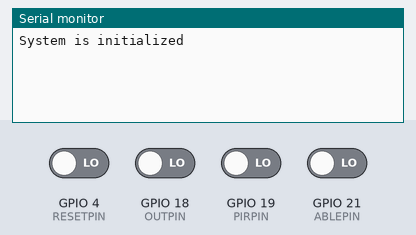
A sketch run on a simulated ESP32. Parts: the last lines printed to the serial monitor. The test bench sets the inputs (shaded band); at power-on: GPIO 4 (RESETPIN), GPIO 18 (OUTPIN), GPIO 19 (PIRPIN), GPIO 21 (ABLEPIN) LOW.

Above: at 1.2 s.
1.3 s: GPIO 21 (ABLEPIN) driven HIGH
At 1.41 s:
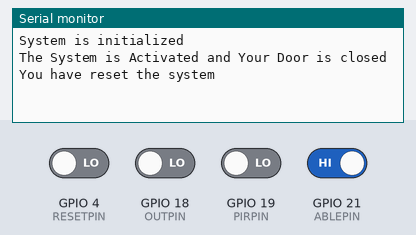
2.9 s: GPIO 18 (OUTPIN) driven HIGH
At 2.91 s:
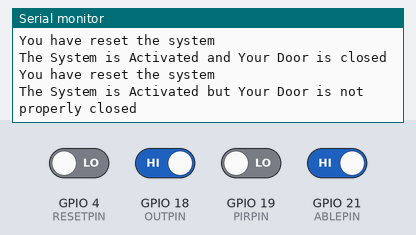
4.6 s: GPIO 21 (ABLEPIN) driven LOW
At 5.1 s:
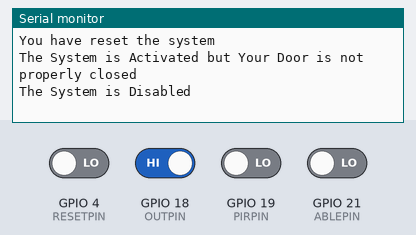

The sketch:

SMARTHOMEGUARD.ino
```cpp
// Arduino sketch file for MPR project
// SMART HOME GUARD: Home Security System with Bluetooth and App
#define ABLEPIN   21
#define OUTPIN    18
#define PIRPIN    19
#define RESETPIN  4
#define ALARMPIN  16
#define DHTPIN    17
#define DHTTYPE   DHT22

unsigned long int pasttime = millis();

// ----- Door States -----
typedef enum {
  STATE_DISABLED = 0,
  STATE_DOOR_OPEN = 1,
  STATE_DOOR_CLOSED = 2,
  STATE_INTRUDER = 3
} DoorState;

// ----- Transition Types -----
typedef enum {
  TRANS_OPENED = 0,
  TRANS_CLOSED = 1,
  TRANS_OPEN_TO_CLOSE = 2,
  TRANS_CLOSE_TO_OPEN = 3,
  TRANS_OPEN_TO_INTRUDER = 4,
  TRANS_DISABLED = 5
} DoorTransitions;

class DoorManagement {
  public:
    DoorManagement(int Doorenable, int Latchenable, int PIRpin, int RESETpin) {
      this->Doorenable = Doorenable;
      this->Latchenable = Latchenable;
      this->PIRpin = PIRpin;
      this->RESETpin = RESETpin;

      pinMode(this->Doorenable, INPUT);
      pinMode(this->Latchenable, INPUT);
      pinMode(this->PIRpin, INPUT);
      pinMode(this->RESETpin, INPUT);

      MyDoorState = STATE_DISABLED;
      doorPinState = latchPinState = pirPinState = resetPinState = 0;
    }

    // ---- State Machine ----
    void checkdoorstatus() {
      switch (MyDoorState) {
        case STATE_DISABLED:
          if (doorPinState == 0) {
            MyDoorState = STATE_DISABLED;
            //Serial.println("The System is Disabled");
          } else {
            if (latchPinState == 0) {
              MyDoorState = STATE_DOOR_CLOSED;
              Serial.println("The System is Activated and Your Door is closed");
            } else {
              MyDoorState = STATE_DOOR_OPEN;
              Serial.println("The System is Activated but Your Door is not properly closed");
            }
          }
          break;

        case STATE_DOOR_OPEN:
          if (doorPinState == 0) {
            MyDoorState = STATE_DISABLED;
            Serial.println("The System is Disabled");
          } else if(resetPinState == 0){
            MyDoorState = STATE_DISABLED;
            Serial.println("You have reset the system");
          }
          else {
            if (latchPinState == 0) {
              MyDoorState = STATE_DOOR_CLOSED;
              Serial.println("The Door is closed");
            } else {
              if (pirPinState == 0) {
                MyDoorState = STATE_DOOR_OPEN;
                //Serial.println("Your Door is still open");
              } else {
                MyDoorState = STATE_INTRUDER;
                Serial.println("There is an Intruder!!! Intruder Detected.....");
              }
            }
          }
          break;

        case STATE_DOOR_CLOSED:
          if (doorPinState == 0) {
            MyDoorState = STATE_DISABLED;
            Serial.println("The System is Disabled");
          } else if(resetPinState == 0){
            MyDoorState = STATE_DISABLED;
            Serial.println("You have reset the system");
          }
          else {
            if (latchPinState == 0) {
              MyDoorState = STATE_DOOR_CLOSED;
              //Serial.println("The Door is still closed");
            } else {
              if (pirPinState == 0) {
                MyDoorState = STATE_DOOR_OPEN;
                Serial.println("Your Door is opened");
              } else {
                MyDoorState = STATE_INTRUDER;
                Serial.println("There is an Intruder!!! Intruder Detected.....");
              }
            }
          }
          break;

        case STATE_INTRUDER:
          if(doorPinState == 0){
            MyDoorState = STATE_DISABLED;
          } else if(resetPinState == 0){
            MyDoorState = STATE_DISABLED;
            Serial.println("You have reset the system");
          } else {
            MyDoorState = STATE_INTRUDER;
            Serial.println("There is an INTRUDER. Check the house immediately.....");
          }
          break;
      }
    }

    // ---- ISR Helper Functions ----
    void Doorenableread() {
      doorPinState = digitalRead(Doorenable);
    }

    void Latchenableread() {
      latchPinState = digitalRead(Latchenable);
    }

    void PIRread() {
      pirPinState = digitalRead(PIRpin);
    }

    void RESETread(){
      resetPinState = digitalRead(RESETpin);
    }

    void updateprevstate(){
      PrevDoorState = MyDoorState;
    }

  private:
    DoorState MyDoorState;
    DoorState PrevDoorState;
    int Doorenable;
    int Latchenable;
    int PIRpin;
    int RESETpin;
    volatile bool doorPinState;
    volatile bool latchPinState;
    volatile bool pirPinState;
    volatile bool resetPinState;
};

// ----------------
// Global instance
DoorManagement MyDoorManagement(ABLEPIN, OUTPIN, PIRPIN, RESETPIN);

// ---- Global ISR functions ----
void IRAM_ATTR isrDoor() {
  MyDoorManagement.Doorenableread();
}

void IRAM_ATTR isrLatch() {
  MyDoorManagement.Latchenableread();
}

void IRAM_ATTR isrPIR() {
  MyDoorManagement.PIRread();
}

void IRAM_ATTR isrReset() {
  MyDoorManagement.RESETread();
}

// ----------------
void setup() {
  Serial.begin(115200);
  Serial.println("System is initialized");
  MyDoorManagement.Doorenableread();
  MyDoorManagement.PIRread();
  MyDoorManagement.RESETread();
  MyDoorManagement.Latchenableread();
  MyDoorManagement.updateprevstate();
  MyDoorManagement.checkdoorstatus();
  // Attach interrupts (both edges)
  attachInterrupt(digitalPinToInterrupt(ABLEPIN), isrDoor, CHANGE);
  attachInterrupt(digitalPinToInterrupt(OUTPIN), isrLatch, CHANGE);
  attachInterrupt(digitalPinToInterrupt(PIRPIN), isrPIR, CHANGE);
  attachInterrupt(digitalPinToInterrupt(RESETPIN), isrReset, CHANGE);
}

void loop() {
  MyDoorManagement.updateprevstate();
  buffer(2000);
  MyDoorManagement.checkdoorstatus();
  buffer(3000);
  delay(100);
}

void buffer(unsigned long int time_interval){
  if(millis()-pasttime<=time_interval){

  }
  pasttime = millis();
}
```

Measured:
- after the input at 1.3 s, the serial monitor: prints a new line at once (image 1)
- after the input at 2.9 s, the serial monitor: prints a new line at once (image 2)
- after the input at 4.6 s, the serial monitor: prints a new line at once (image 3)
